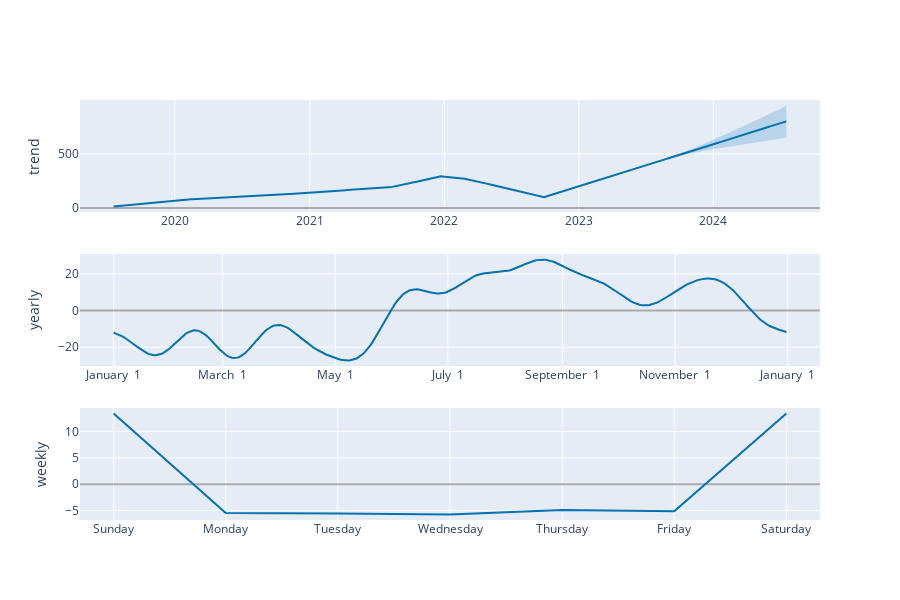

The code cell stored with this chart in its notebook:
### Code cell
fig2

### Figure 1 — Plotly figure (JSON) as saved in the notebook; plotly's stock layout.template omitted (floating-point values rounded to 4 significant figures; data arrays with more than 128 entries replaced by an {"elided": "..."} marker saying what was removed)
{"data": [{"line": {"color": "#0072B2", "width": 2}, "mode": "lines", "name": "trend", "type": "scatter", "x": {"elided": "1371 str values"}, "xaxis": "x", "y": {"elided": "1371 float values"}, "yaxis": "y"}, {"line": {"color": "rgba(0, 114, 178, 0.2)", "width": 0}, "mode": "lines", "name": "trend_upper", "type": "scatter", "x": {"elided": "1371 str values"}, "xaxis": "x", "y": {"elided": "1371 float values"}, "yaxis": "y"}, {"fill": "tonexty", "fillcolor": "rgba(0, 114, 178, 0.2)", "line": {"color": "rgba(0, 114, 178, 0.2)", "width": 0}, "mode": "lines", "name": "trend_lower", "type": "scatter", "x": {"elided": "1371 str values"}, "xaxis": "x", "y": {"elided": "1371 float values"}, "yaxis": "y"}, {"line": {"color": "#0072B2", "width": 2}, "mode": "lines", "name": "yearly", "type": "scatter", "x": {"elided": "365 str values"}, "xaxis": "x2", "y": {"elided": "365 float values"}, "yaxis": "y2"}, {"line": {"color": "#0072B2", "width": 2}, "mode": "lines", "name": "weekly", "type": "scatter", "x": ["2017-01-01T00:00:00", "2017-01-02T00:00:00", "2017-01-03T00:00:00", "2017-01-04T00:00:00", "2017-01-05T00:00:00", "2017-01-06T00:00:00", "2017-01-07T00:00:00"], "xaxis": "x3", "y": [13.43, -5.486, -5.561, -5.75, -4.916, -5.158, 13.43], "yaxis": "y3"}], "layout": {"height": 600, "showlegend": false, "width": 900, "xaxis": {"anchor": "y", "domain": [0, 1], "range": ["2019-04-18T18:00:00", "2024-10-16T06:00:00"], "type": "date"}, "xaxis2": {"anchor": "y2", "domain": [0, 1], "range": ["2016-12-13T18:54:02.958904115", "2018-01-18T11:04:57.863013581"], "tickformat": "%B %e", "type": "date"}, "xaxis3": {"anchor": "y3", "domain": [0, 1], "range": ["2016-12-31T16:48:00", "2017-01-07T07:12:00"], "tickformat": "%A", "type": "date"}, "yaxis": {"anchor": "x", "domain": [0.7333, 1], "rangemode": "normal", "title": {"text": "trend"}, "zerolinecolor": "#AAA"}, "yaxis2": {"anchor": "x2", "domain": [0.3667, 0.6333], "title": {"text": "yearly"}, "zerolinecolor": "#AAA"}, "yaxis3": {"anchor": "x3", "domain": [0, 0.2667], "title": {"text": "weekly"}, "zerolinecolor": "#AAA"}}}
